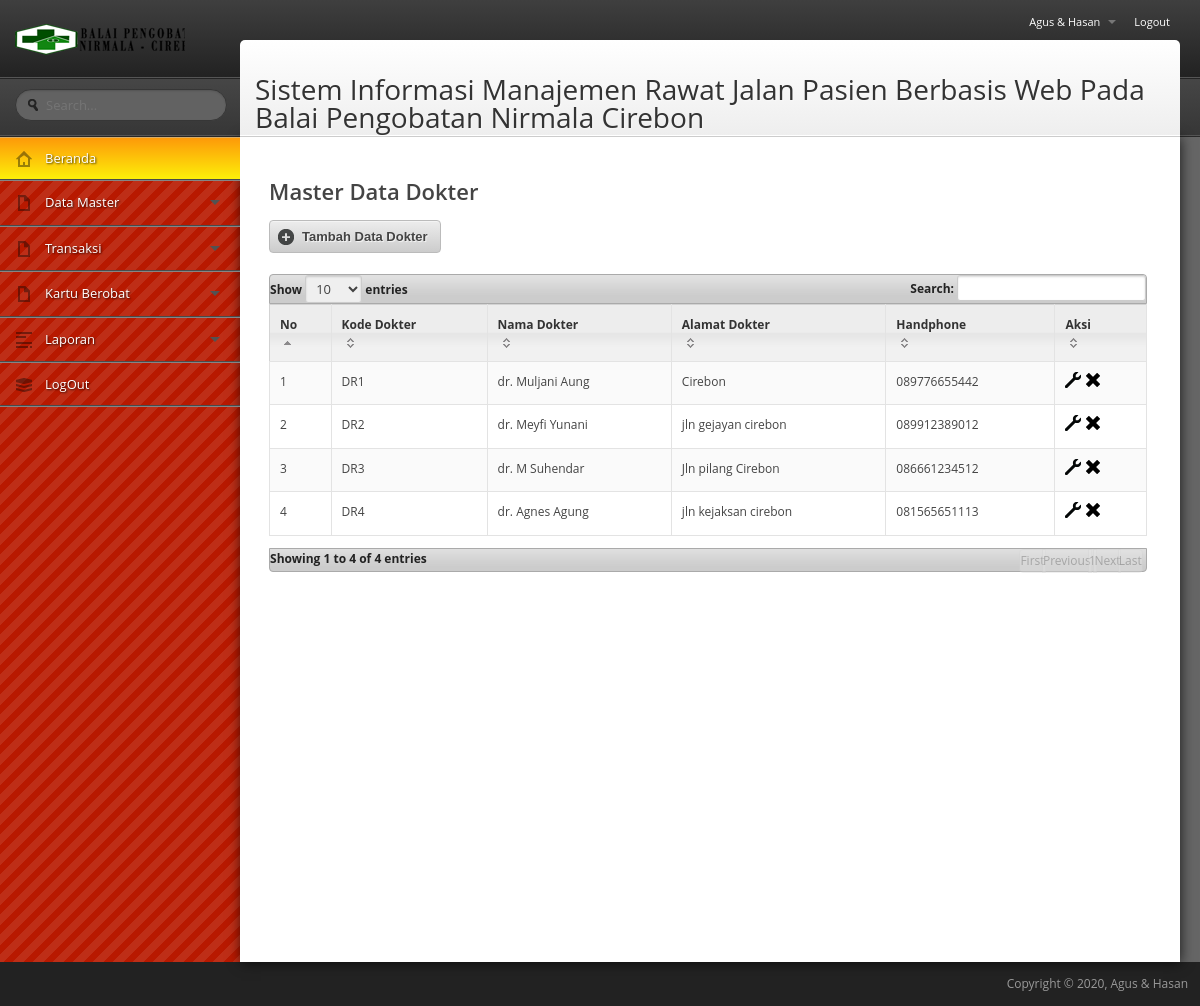
The app's page /si_rawatjalan/media.php?module=dokter (signed in) with its own data.
### tables this page shows
CREATE TABLE IF NOT EXISTS `dokter` (
  `id_dokter` int(11) NOT NULL AUTO_INCREMENT,
  `kode_dokter` varchar(20) NOT NULL,
  `nama_dokter` varchar(50) NOT NULL,
  `alamat_dokter` text NOT NULL,
  `tlp_dokter` varchar(20) NOT NULL,
  PRIMARY KEY (`id_dokter`)
);

### si_rawatjalan/modul/mod_dokter/dokter.php (the view, shortened to what this page needs)
<?php
$aksi="modul/mod_dokter/aksi_dokter.php";
switch($_GET[act]){
  default:
    echo "<h2>Master Data Dokter</h2>
			<button class=\"btn btn-quaternary\" onclick=\"window.location.href='?module=dokter&act=tambahdokter';\"><span class=\"icon-plus-alt\"></span>Tambah Data Dokter</button>
<br />
<br />
          <table class=\"table table-bordered table-striped data-table\"><thead>
          <tr><th>No</th><th>Kode Dokter</th><th>Nama Dokter</th><th>Alamat Dokter</th><th>Handphone</th><th>Aksi</th></tr></thead>
		  <tbody>";
    $tampil=mysql_query("SELECT * FROM dokter ORDER BY nama_dokter DESC");
    $no=1;
    while ($r=mysql_fetch_array($tampil)){
       echo "<tr class=\"gradeA\"><td>$no</td>
             <td>$r[kode_dokter]</td>
			 <td>$r[nama_dokter]</td>
			 <td>$r[alamat_dokter]</td>
			 <td>$r[tlp_dokter]</td>
             <td><a href=?module=dokter&act=editdokter&id=$r[id_dokter]><span class=\"icon-wrench\" title=\"Ubah\"></span></a>
	             <a href=$aksi?module=dokter&act=hapus&id=$r[id_dokter]><span class=\"icon-x\" title=\"Hapus\"></span></a>
             </td></tr>";
      $no++;
    }
    echo "</tbody></table>"; ?>
	<?php
    break;
  ?>
<?php
}
?>

### records on screen
dokter: kode_dokter "DR1", nama_dokter "dr. Muljani Aung", alamat_dokter "Cirebon", tlp_dokter "089776655442"
dokter: kode_dokter "DR2", nama_dokter "dr. Meyfi Yunani", alamat_dokter "jln gejayan cirebon", tlp_dokter "089912389012"
dokter: kode_dokter "DR3", nama_dokter "dr. M Suhendar", alamat_dokter "Jln pilang Cirebon", tlp_dokter "086661234512"
dokter: kode_dokter "DR4", nama_dokter "dr. Agnes Agung", alamat_dokter "jln kejaksan cirebon", tlp_dokter "081565651113"

### other values on screen
$_SESSION[namalengkap] "Agus & Hasan"
